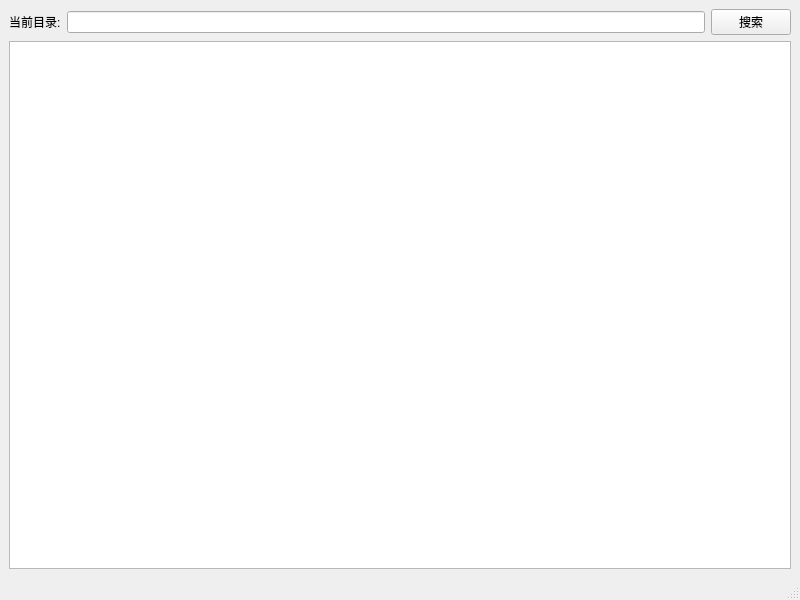
<?xml version="1.0" encoding="UTF-8"?>
<ui version="4.0">
 <class>LocalFileManageMainWin</class>
 <widget class="QMainWindow" name="LocalFileManageMainWin">
  <property name="geometry">
   <rect>
    <x>0</x>
    <y>0</y>
    <width>800</width>
    <height>600</height>
   </rect>
  </property>
  <property name="windowTitle">
   <string>MainWindow</string>
  </property>
  <widget class="QWidget" name="centralwidget">
   <layout class="QVBoxLayout" name="verticalLayout">
    <item>
     <layout class="QHBoxLayout" name="horizontalLayout">
      <item>
       <widget class="QLabel" name="label">
        <property name="text">
         <string>当前目录:</string>
        </property>
       </widget>
      </item>
      <item>
       <widget class="QLineEdit" name="lineEdit"/>
      </item>
      <item>
       <widget class="QPushButton" name="pushButton_Search">
        <property name="text">
         <string>搜索</string>
        </property>
       </widget>
      </item>
     </layout>
    </item>
    <item>
     <widget class="TableView" name="tableView"/>
    </item>
   </layout>
  </widget>
  <widget class="QMenuBar" name="menubar">
   <property name="geometry">
    <rect>
     <x>0</x>
     <y>0</y>
     <width>800</width>
     <height>23</height>
    </rect>
   </property>
  </widget>
  <widget class="QStatusBar" name="statusbar"/>
 </widget>
 <customwidgets>
  <customwidget>
   <class>TableView</class>
   <extends>QTableView</extends>
   <header>FileManageWidget/TableView.h</header>
  </customwidget>
 </customwidgets>
 <resources/>
 <connections/>
</ui>
